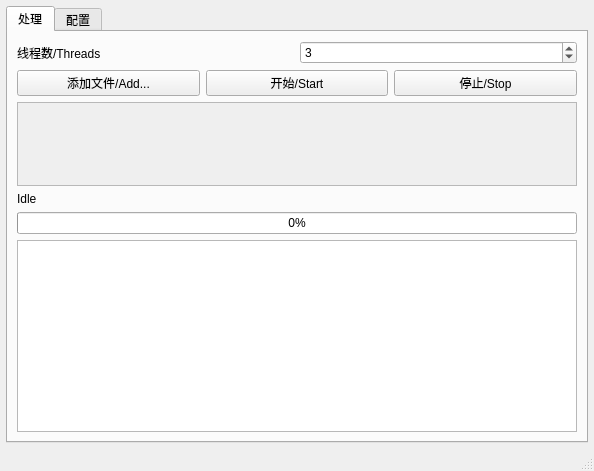
<?xml version="1.0" encoding="UTF-8"?>
<ui version="4.0">
 <class>MainWindow</class>
 <widget class="QMainWindow" name="MainWindow">
  <property name="geometry">
   <rect>
    <x>0</x>
    <y>0</y>
    <width>594</width>
    <height>471</height>
   </rect>
  </property>
  <property name="windowTitle">
   <string>MainWindow</string>
  </property>
  <widget class="QWidget" name="centralwidget">
   <layout class="QHBoxLayout" name="horizontalLayout_3">
    <property name="leftMargin">
     <number>6</number>
    </property>
    <property name="topMargin">
     <number>6</number>
    </property>
    <property name="rightMargin">
     <number>6</number>
    </property>
    <property name="bottomMargin">
     <number>6</number>
    </property>
    <item>
     <widget class="QTabWidget" name="tabWidget">
      <property name="currentIndex">
       <number>0</number>
      </property>
      <widget class="QWidget" name="tab_work">
       <attribute name="title">
        <string>处理</string>
       </attribute>
       <layout class="QVBoxLayout" name="verticalLayout_4">
        <item>
         <layout class="QVBoxLayout" name="filePickSide">
          <item>
           <layout class="QHBoxLayout" name="horizontalLayout_2">
            <item>
             <widget class="QLabel" name="label">
              <property name="text">
               <string>线程数/Threads</string>
              </property>
             </widget>
            </item>
            <item>
             <widget class="QSpinBox" name="inputThreads">
              <property name="minimum">
               <number>1</number>
              </property>
              <property name="maximum">
               <number>255</number>
              </property>
              <property name="value">
               <number>3</number>
              </property>
             </widget>
            </item>
           </layout>
          </item>
          <item>
           <layout class="QHBoxLayout" name="horizontalLayout">
            <item>
             <widget class="QPushButton" name="buttonAddFile">
              <property name="text">
               <string>添加文件/Add...</string>
              </property>
             </widget>
            </item>
            <item>
             <widget class="QPushButton" name="buttonStart">
              <property name="text">
               <string>开始/Start</string>
              </property>
             </widget>
            </item>
            <item>
             <widget class="QPushButton" name="buttonStop">
              <property name="text">
               <string>停止/Stop</string>
              </property>
             </widget>
            </item>
           </layout>
          </item>
          <item>
           <widget class="QScrollArea" name="scrollArea">
            <property name="sizePolicy">
             <sizepolicy hsizetype="Expanding" vsizetype="Expanding">
              <horstretch>0</horstretch>
              <verstretch>0</verstretch>
             </sizepolicy>
            </property>
            <property name="widgetResizable">
             <bool>true</bool>
            </property>
            <widget class="QWidget" name="scrollAreaWidgetContents">
             <property name="geometry">
              <rect>
               <x>0</x>
               <y>0</y>
               <width>556</width>
               <height>83</height>
              </rect>
             </property>
             <property name="sizePolicy">
              <sizepolicy hsizetype="Preferred" vsizetype="Preferred">
               <horstretch>0</horstretch>
               <verstretch>0</verstretch>
              </sizepolicy>
             </property>
             <layout class="QVBoxLayout" name="verticalLayout_2">
              <item>
               <layout class="QVBoxLayout" name="boxInputFiles"/>
              </item>
             </layout>
            </widget>
           </widget>
          </item>
          <item>
           <layout class="QHBoxLayout" name="horizontalLayout_8">
            <item>
             <layout class="QVBoxLayout" name="verticalLayout_3">
              <item>
               <widget class="QLabel" name="currentFileLabel">
                <property name="text">
                 <string>Idle</string>
                </property>
               </widget>
              </item>
              <item>
               <widget class="QProgressBar" name="progressBar">
                <property name="value">
                 <number>0</number>
                </property>
               </widget>
              </item>
              <item>
               <widget class="QListWidget" name="logOutput"/>
              </item>
             </layout>
            </item>
           </layout>
          </item>
         </layout>
        </item>
       </layout>
      </widget>
      <widget class="QWidget" name="tab_config">
       <attribute name="title">
        <string>配置</string>
       </attribute>
       <layout class="QVBoxLayout" name="verticalLayout">
        <item>
         <widget class="QGroupBox" name="configArea">
          <property name="title">
           <string>检测范围</string>
          </property>
          <layout class="QGridLayout" name="gridLayout">
           <item row="0" column="3">
            <widget class="QSpinBox" name="configArea_y1">
             <property name="maximum">
              <number>65535</number>
             </property>
            </widget>
           </item>
           <item row="3" column="3">
            <widget class="QSpinBox" name="configArea_y2">
             <property name="maximum">
              <number>65535</number>
             </property>
             <property name="value">
              <number>900</number>
             </property>
            </widget>
           </item>
           <item row="0" column="2">
            <widget class="QLabel" name="label_y1">
             <property name="text">
              <string>Y-</string>
             </property>
            </widget>
           </item>
           <item row="1" column="0">
            <widget class="QLabel" name="label_x1">
             <property name="text">
              <string>X-</string>
             </property>
            </widget>
           </item>
           <item row="1" column="5">
            <widget class="QSpinBox" name="configArea_x2">
             <property name="maximum">
              <number>65535</number>
             </property>
             <property name="value">
              <number>1600</number>
             </property>
            </widget>
           </item>
           <item row="3" column="2">
            <widget class="QLabel" name="label_y2">
             <property name="text">
              <string>Y+</string>
             </property>
            </widget>
           </item>
           <item row="1" column="1">
            <widget class="QSpinBox" name="configArea_x1">
             <property name="maximum">
              <number>65535</number>
             </property>
            </widget>
           </item>
           <item row="1" column="4">
            <widget class="QLabel" name="label_x2">
             <property name="text">
              <string>X+</string>
             </property>
            </widget>
           </item>
          </layout>
         </widget>
        </item>
        <item>
         <widget class="QGroupBox" name="groupBox_2">
          <property name="title">
           <string>判定设置</string>
          </property>
          <layout class="QGridLayout" name="gridLayout_2">
           <item row="1" column="0">
            <widget class="QLabel" name="label_percentage1">
             <property name="text">
              <string>黑屏开始百分比</string>
             </property>
            </widget>
           </item>
           <item row="0" column="0">
            <widget class="QLabel" name="label_color_thresold">
             <property name="text">
              <string>黑色判定阈值(0=纯黑, 255=纯白)</string>
             </property>
            </widget>
           </item>
           <item row="0" column="1">
            <widget class="QSpinBox" name="config_color_thresold">
             <property name="maximum">
              <number>255</number>
             </property>
            </widget>
           </item>
           <item row="2" column="0">
            <widget class="QLabel" name="label_percentage2">
             <property name="text">
              <string>黑屏结束百分比</string>
             </property>
            </widget>
           </item>
           <item row="1" column="1">
            <widget class="QSpinBox" name="config_percentage1">
             <property name="maximum">
              <number>100</number>
             </property>
             <property name="value">
              <number>99</number>
             </property>
            </widget>
           </item>
           <item row="2" column="1">
            <widget class="QSpinBox" name="config_percentage2">
             <property name="maximum">
              <number>100</number>
             </property>
             <property name="value">
              <number>98</number>
             </property>
            </widget>
           </item>
          </layout>
         </widget>
        </item>
       </layout>
      </widget>
     </widget>
    </item>
   </layout>
  </widget>
  <widget class="QStatusBar" name="statusbar"/>
 </widget>
 <resources/>
 <connections/>
</ui>
